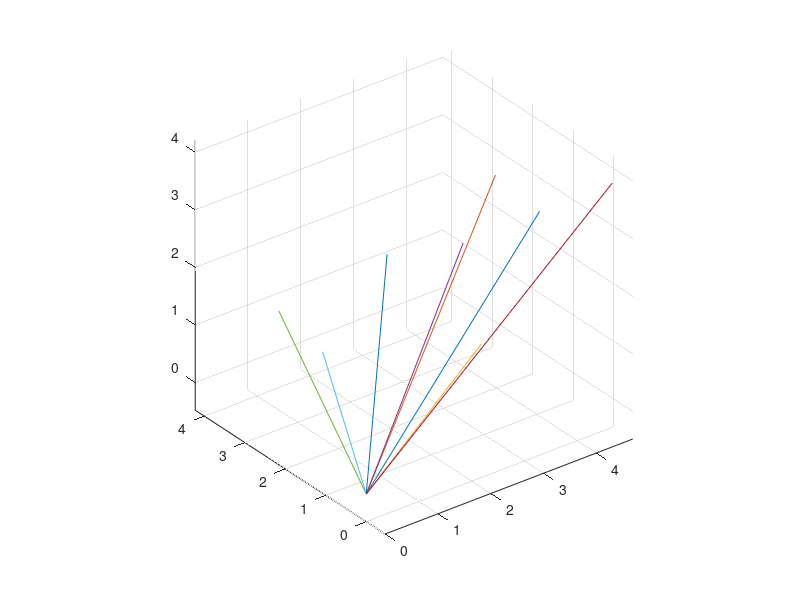

MATLAB code for this plot: (Note: this script raises an error after producing the figure.)
d=3;N=8;
X=unifrnd(0,5,[d,N]);
x=unifrnd(0,5,[d,N]);

for i=1:N
    plot3([0,x(1,i)],[0,x(2,i)],[0,x(3,i)]);hold on;
end
axis equal;
grid on
A_opt=virgin_global(x,5000,5);
B=virgin_opt_a(x,zeros(d,1),5000,5);
max(abs(A'*B))
%%

C=B'*x;
for i=1:N
    C(i)=C(i)/norm(x(:,i));
end
max(abs(C(i)))
%%
for i=1:N
    B(i)=norm(x(:,i));
end
B
%%
for i=1:1
    plot3([0,A(1,i)],[0,A(2,i)],[0,A(3,i)],'r-');hold on;
end

%%
cvx_begin sdp
    variable A(3,3) 
    minimize( sum(sum(A'*(X*X'))))
    subject to
    vec(A'*X)>=0;
    A>=0;
    eye(3)>=A;
cvx_end
[U D V]=svd(A);
U